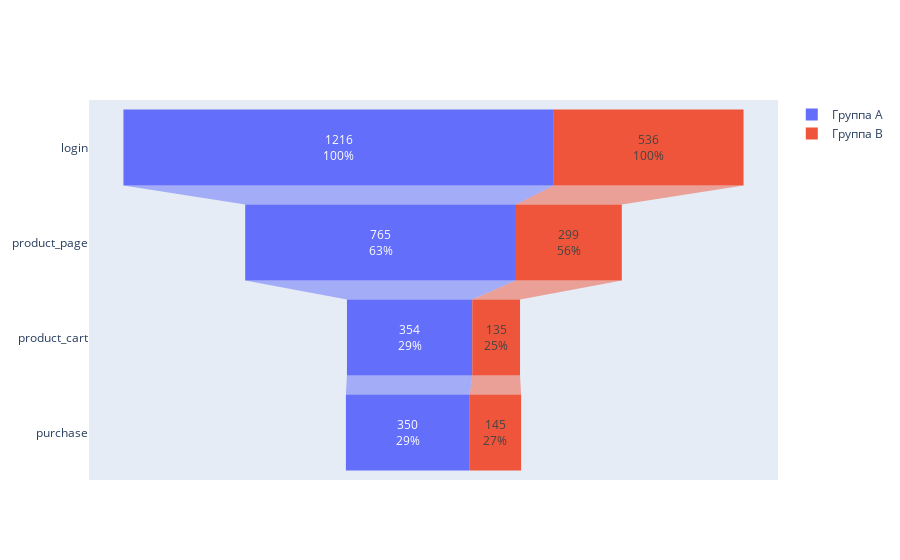

The notebook cell saved with this chart:
### Markdown cell above
*Визуализация воронки*

### Code cell
fig = go.Figure()

for value in two_weeks_only_users['group'].unique():
    fig.add_trace(go.Funnel(
        name = f'Группа {value}',
        y = two_weeks_funnel['event_name'],
        x = two_weeks_funnel[value],
        textinfo = "value+percent initial"))

fig.show()

### Figure 1 — Plotly figure (JSON) as saved in the notebook; plotly's stock layout.template omitted (floating-point values rounded to 4 significant figures)
{"data": [{"name": "Группа A", "textinfo": "value+percent initial", "type": "funnel", "x": [1216, 765, 354, 350], "y": ["login", "product_page", "product_cart", "purchase"]}, {"name": "Группа B", "textinfo": "value+percent initial", "type": "funnel", "x": [536, 299, 135, 145], "y": ["login", "product_page", "product_cart", "purchase"]}], "layout": {}}
